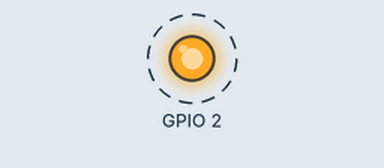
A sketch run on a simulated ESP8266 (NodeMCU). Shown: output pins drawn as LEDs (lit = HIGH). Dashed ring = blinking. WiFi joins after 1.5 s; servers stay silent unless stated; what the sketch prints to the serial monitor is not drawn.

Above: at 3.0 s.
Timing chart, 0 to 6.7 s (numbered marks = the images above):
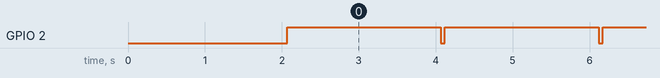

The sketch:

wificonnect.ino
```cpp
/*
  Just connects to a wifi network and blinks the LED so you know it's powered on.
  Works fine for WPA2 PSK, but still working on WPA2 Enterprise
*/

#include <ESP8266WiFi.h>      // Include the Wi-Fi library
#include <ESP8266mDNS.h>      // Include the mDNS library
// #include "wpa2_enterprise.h"  // Include the wpa2_enterprise library // need to figure this one out...

// Set DNS name here
String hostname = "wifi-test";              // The DNS name to use for the mDNS responder

// Wifi with PSK
const char* ssid     = "SSID HERE";    // The SSID (name) of the Wi-Fi network you want to connect to
const char* password = "PASS HERE";         // The password of the Wi-Fi network

// Enterprise Wifi
// const char* ssid     = "SSID HERE";          // The SSID (name) of the Wi-Fi network you want to connect to
// const char* username = "USERNAME;              // The username to use
// const char* identity = "USERNAME AGAIN?";                  // The identity of the username
// const char* password = "PASSWORD";                  // The password of the username

void setup() {
  pinMode(LED_BUILTIN, OUTPUT);     // Initialize the LED_BUILTIN pin as an output

  Serial.begin(115200);         // Start the Serial communication to send messages to the computer
  delay(10);
  Serial.println('\n');

  WiFi.hostname(hostname.c_str()); // set the hostname

  WiFi.begin(ssid, password);             // Connect to the network
  Serial.print("Connecting to ");
  Serial.print(ssid); Serial.println(" ...");

  int i = 0;
  while (WiFi.status() != WL_CONNECTED) { // Wait for the Wi-Fi to connect
    delay(1000);
    Serial.print(++i); Serial.print(' ');
  }

  Serial.println('\n');
  Serial.print("Connected to ");
  Serial.println(WiFi.SSID());
  Serial.print("IP address:\t");
  Serial.println(WiFi.localIP());         // Send the IP address of the ESP8266 to the computer
  Serial.print("MAC:\t");
  Serial.println(WiFi.macAddress());

  // Start the mDNS responder for the ESP8266
  if (MDNS.begin(hostname)) {             // Start the mDNS responder for esp8266.local
    Serial.print("mDNS responder started. Ping at:\t"); Serial.print(hostname); Serial.print(".local");
  }
  else {
    Serial.println("Error setting up MDNS responder!");
  }

}

// the loop function runs over and over again forever
void loop() {
  MDNS.update();
  digitalWrite(LED_BUILTIN, LOW);   // Turn the LED on (Note that LOW is the voltage level
  // but actually the LED is on; this is because
  // it is active low on the ESP-01)
  delay(50);                        // Wait for a time in ms
  digitalWrite(LED_BUILTIN, HIGH);  // Turn the LED off by making the voltage HIGH
  delay(2000);                      // Wait for two seconds (to demonstrate the active low LED)
}
```

Measured:
- by itself, GPIO 2: alternates HIGH for 2.0 s and LOW for 0.05 s
